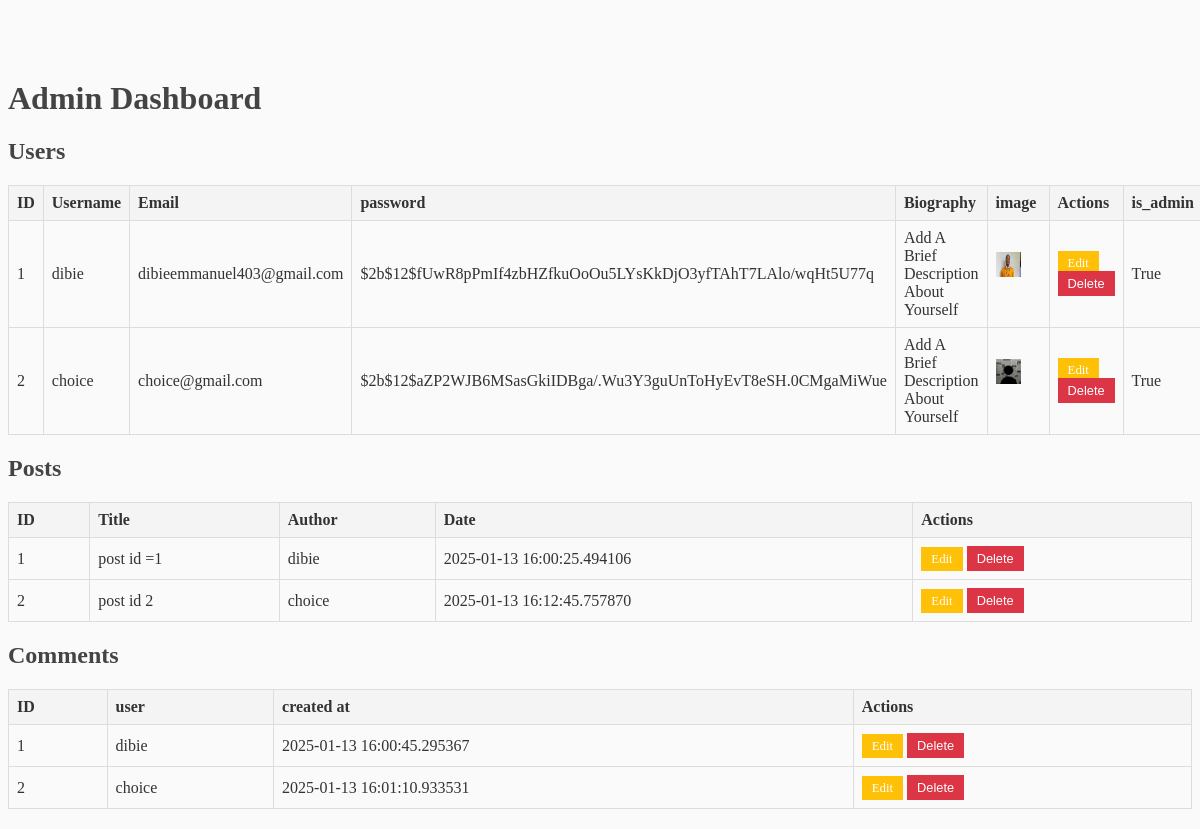
Page /admin (signed in) on the earlier database version.
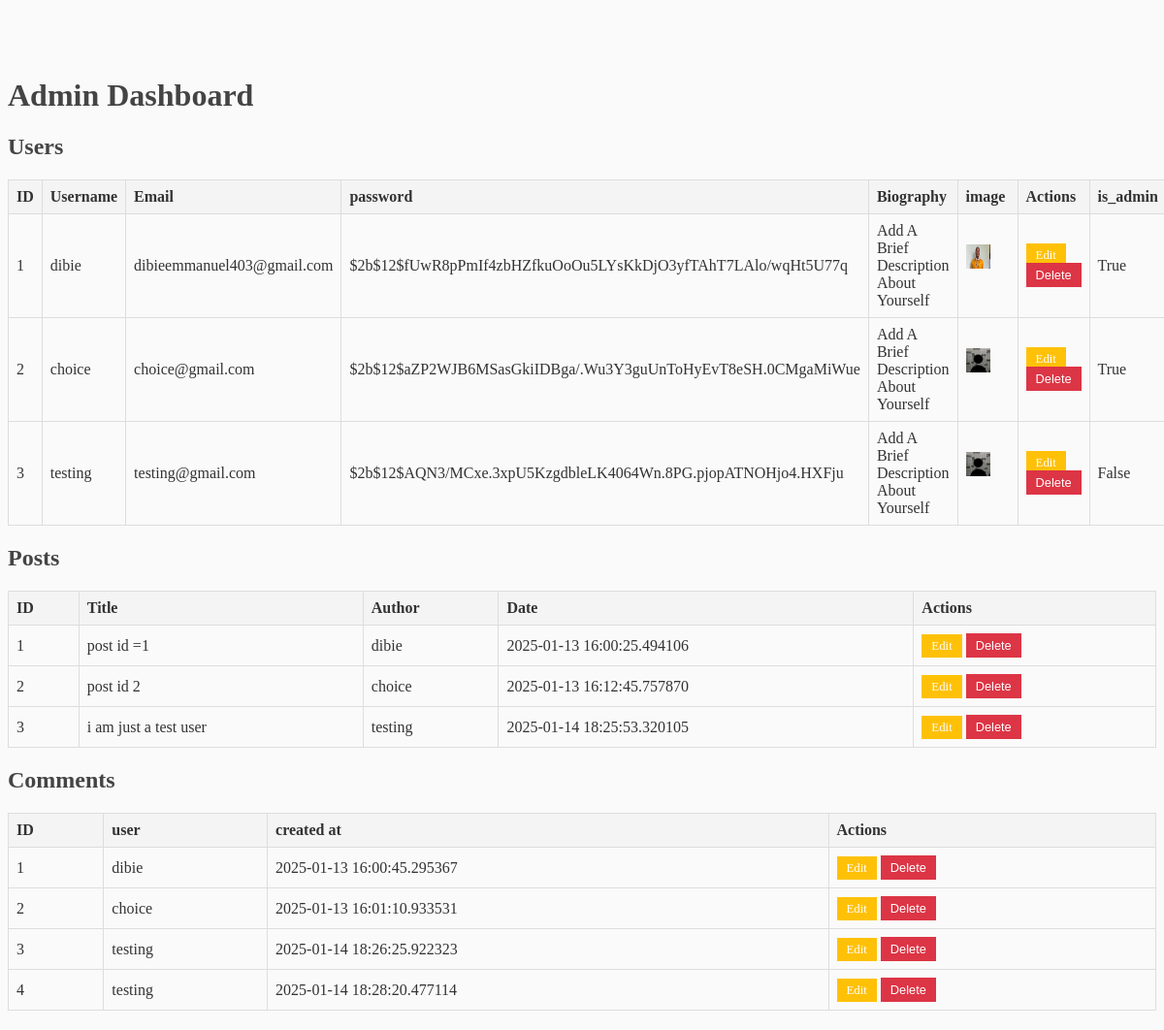
Same page on the later database version.
### flaskblog/models.py (models this page shows, shortened)
class User(db.Model, UserMixin):
    id = db.Column(db.Integer, primary_key=True)
    username = db.Column(db.String(20), nullable=False, unique=True)
    email = db.Column(db.String(120), nullable=False, unique=True)
    image_file = db.Column(db.String(20), nullable=False, default='default.jpg')
    password = db.Column(db.String(60), nullable=False)
    posts = db.relationship('Post', backref='author', lazy=True)
    is_admin = db.Column(db.Boolean, nullable=False,default=False)
    Biography= db.Column(db.Text, nullable=False,default='Add A Brief Description About Yourself')

class Post(db.Model):
    id = db.Column(db.Integer, primary_key=True)
    title = db.Column(db.String(100), nullable=False)
    content = db.Column(db.Text, nullable=False)
    date = db.Column(db.DateTime, nullable=False, default=datetime.utcnow)
    user_id = db.Column(db.Integer, db.ForeignKey('user.id'), nullable=False)
    is_admin = db.Column(db.Boolean, nullable=False,default=False)
    image = db.Column(db.String(20), nullable=False, default='default.jpg')

class Comment(db.Model):
    id = db.Column(db.Integer, primary_key=True)
    content = db.Column(db.String(500), nullable=False)
    user_id = db.Column(db.Integer, db.ForeignKey('user.id'), nullable=False)
    post_id = db.Column(db.Integer, db.ForeignKey('post.id'), nullable=False)
    created_at = db.Column(db.DateTime, default=datetime.utcnow)
    user = db.relationship('User', backref=db.backref('comments', lazy=True))
    post = db.relationship('Post', backref=db.backref('comments', lazy='dynamic'))

### flaskblog/routes.py (the view)
@app.route('/admin', methods=['GET', 'POST'])
@login_required
def admin_page():
    posts = Post.query.all()  # Fetch all posts
    users = User.query.all()  # Fetch all users
    comments=Comment.query.all()
    if current_user.email != 'dibieemmanuel403@gmail.com':  # Ensure the user is an admin
        flash("You are not authorized to access this page.", "danger")
        return redirect(url_for('home'))  # Redirect unauthorized users to home
    return render_template('admin.html', users=users, posts=posts,comments=comments)

### flaskblog/models.py (called while the page is built)
@login_manager.user_loader
def load_user(user_id):
    return User.query.get(int(user_id))

### flaskblog/templates/Admin.html (shortened to what this page needs)
<!DOCTYPE html>
<html lang="en">
<head>
    <link rel="stylesheet" href="{{ url_for('static', filename='main.css') }}">
</head>
<body>
    <div class="container">
        <h1 class="text-center text-primary">Admin Dashboard</h1>
        <h2 class="mt-5">Users</h2>
        <table class="table table-bordered">
            <thead>
                <tr>
                    <th>ID</th>
                    <th>Username</th>
                    <th>Email</th>
                    <th>password</th>
                    <th>Biography</th>
                    <th>image</th>
                    <th>Actions</th>
                    <th>is_admin</th>
                </tr>
            </thead>
            <tbody>
                {% for user in users %}
                <tr>
                    <td>{{ user.id }}</td>
                    <td>{{ user.username }}</td>
                    <td>{{ user.email }}</td>
                    <td>{{ user.password }}</td>
                    <td>{{ user.Biography }}</td>
                    <td><img class="rounded-circle border account-img2 border-primary"
                     src="{{ url_for('static', filename='profile_pics/' + user.image_file) }}"> </td>
                    <td>
                        <a href="{{ url_for('edit_user', user_id=user.id) }}" class="btn11 btn-warning btn-sm">Edit</a>
                        <form action="{{ url_for('delete_user', user_id=user.id) }}" method="POST" style="display:inline;">
                            <button type="submit" class="btn11 btn-danger btn-sm">Delete</button>
                        </form>
                    </td>
                    <td>{{ user.is_admin }}</td>
                </tr>
                {% endfor %}
            </tbody>
        </table>
        <h2 class="mt-5">Posts</h2>
        <table class="table table-bordered">
            <thead>
                <tr>
                    <th>ID</th>
                    <th>Title</th>
                    <th>Author</th>
                    <th>Date</th>
                    <th>Actions</th>
                </tr>
            </thead>
            <tbody>
                {% for post in posts %}
                <tr>
                    <td>{{ post.id }}</td>
                    <td>{{ post.title }}</td>
                    <td>{{ post.author.username }}</td>
                    <td>{{ post.date }}</td>
                    <td>
                        <a href="{{ url_for('edit_post', post_id=post.id) }}" class="btn11 btn-warning btn-sm">Edit</a>
                        <form action="{{ url_for('delete_post', post_id=post.id) }}" method="POST" style="display:inline;">
                            <button type="submit" class="btn11 btn-danger btn-sm">Delete</button>
                        </form>
                    </td>
                </tr>
                {% endfor %}
            </tbody>
        </table>
        <h2 class="mt-5">Comments</h2>
        <table class="table table-bordered">
            <thead>
                <tr>
                    <th>ID</th>
                    <th>user</th>
                    <th>created at</th>
                    <th>Actions</th>
                </tr>
            </thead>
            <tbody>
                {% for comment in comments %}
                <tr>
                    <td>{{ comment.id }}</td>
                    <td>{{ comment.user.username }}</td>
                    <td>{{ comment.created_at }}</td>
                    <td>
                        <a class="btn11 btn-warning btn-sm">Edit</a>
                        <form action="{{ url_for('delete_comment_admin', comment_id=comment.id) }}" method="POST" style="display:inline;">
                            <button type="submit" class="btn11 btn-danger btn-sm">Delete</button>
                        </form>
                    </td>
                </tr>
               {% endfor %}
            </tbody>
        </table>
    </div>
</body>
</html>

### flaskblog/static/main.css (style rules this page uses)
body { background: #fafafa; color: #333333; margin-top: 5rem; }
h1, h2, h3, h4, h5, h6 { color: #444444; }
.account-img2 { height: 25px; width: 25px; margin-right: 20px; margin-bottom: 16px; }
.table { width: 100%; margin-bottom: 20px; border-collapse: collapse; }
.table th, .table td { border: 1px solid #ddd; padding: 8px; text-align: left; }
.table th { background-color: #f4f4f4; }
.btn11 { text-decoration: none; padding: 5px 10px; color: #fff; border: none; cursor: pointer; }
.btn-warning { background-color: #ffc107; }
.btn-danger { background-color: #dc3545; }
.btn-sm { font-size: 0.8rem; }

Differences in the rows shown:
added User: id "3", username "testing", email "testing@gmail.com", password "$2b$12$AQN3/MCxe.3xpU5KzgdbleLK4064Wn.8PG.pjopATNOHjo4.HXFju", Biography "Add A Brief Description About Yourself", image_file (placeholder picture), is_admin "False"
added Post: id "3", title "i am just a test user", author.username "testing", date "2025-01-14 18:25:53.320105"
added Comment: id "3", user.username "testing", created_at "2025-01-14 18:26:25.922323"
added Comment: id "4", user.username "testing", created_at "2025-01-14 18:28:20.477114"
